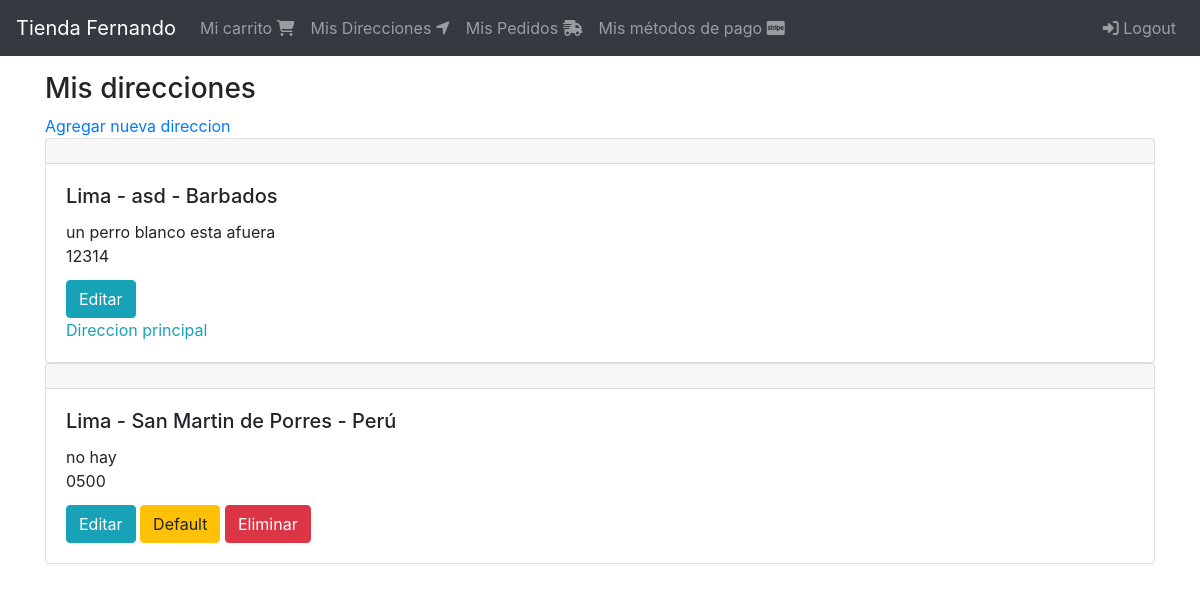
Screenshot of /shipping_addresses/ (signed in) with the database file from the repository.
### shipping_addresses/models.py (models this page shows, shortened)
class ShippingAddress(models.Model):
    user = models.ForeignKey(User,null=False,blank=False,on_delete=models.CASCADE)
    line1 = models.CharField(max_length=200)
    line2 = models.CharField(max_length=200,blank=True)
    city = models.CharField(max_length=100)
    state = models.CharField(max_length=100)
    country = models.CharField(max_length=50)
    reference = models.CharField(max_length=300)
    postal_code = models.CharField(max_length=10,null=False,blank=False)
    default = models.BooleanField(default=False)
    created_at = models.DateTimeField(auto_now_add=True)

### shipping_addresses/views.py (the view)
# urls.py: path('',ShippingAddressListView.as_view(),name='shipping-addresses'),
class ShippingAddressListView(LoginRequiredMixin,ListView):
    login_url = 'login'
    template_name = 'shipping_addresses/shipping_addresses.html'
    model = ShippingAddress
    def get_queryset(self):
        return ShippingAddress.objects.filter(user=self.request.user).order_by('-default')

### templates/shipping_addresses/shipping_addresses.html
{% extends "base.html" %}
{% block content %}
    <div class="col">
        <div class="h3">
            Mis direcciones
        </div>
        <a href="{% url 'shipping_addresses:add-shipping' %}">Agregar nueva direccion</a>
        <div class==mt-2>
            {% for object in object_list %}
                {% include 'shipping_addresses/snippets/list.html' with edit=True %}
            {% endfor %}
        </div>
    </div>
{% endblock content %}

### templates/shipping_addresses/snippets/list.html
<div class="card">
    <h5 class="card-header"></h5>
    <div class="card-body">
        <h5 class="card-title">
            {{object.city}} - {{object.state}} - {{object.country}}
        </h5>
        <div class="cart-title">{{object.reference}}</div>
        <div class="card-title">
            {{object.postal_code}}
        </div>
        {% if edit %}
            <div class="mt-2">
            <a href="{% url 'shipping_addresses:edit-shipping' object.pk %}" class="btn btn-info" >Editar</a>
            {% if object.default %}
                <div class="text-info">
                    Direccion principal
                </div>
            {% else %}
                <a href="{% url 'shipping_addresses:default' pk=object.pk %}" class="btn btn-warning">Default</a>
                <a href="{% url 'shipping_addresses:delete-shipping' pk=object.pk %}" class="btn btn-danger">Eliminar</a>
            {% endif %}
        </div>
        {% endif %}
    </div>
</div>

### rows the page displays
ShippingAddress: city "Lima", state "asd", country "Barbados", reference "un perro blanco esta afuera", postal_code "12314", default "Direccion principal"
ShippingAddress: city "Lima", state "San Martin de Porres", country "Perú", reference "no hay", postal_code "0500", default "Default"
